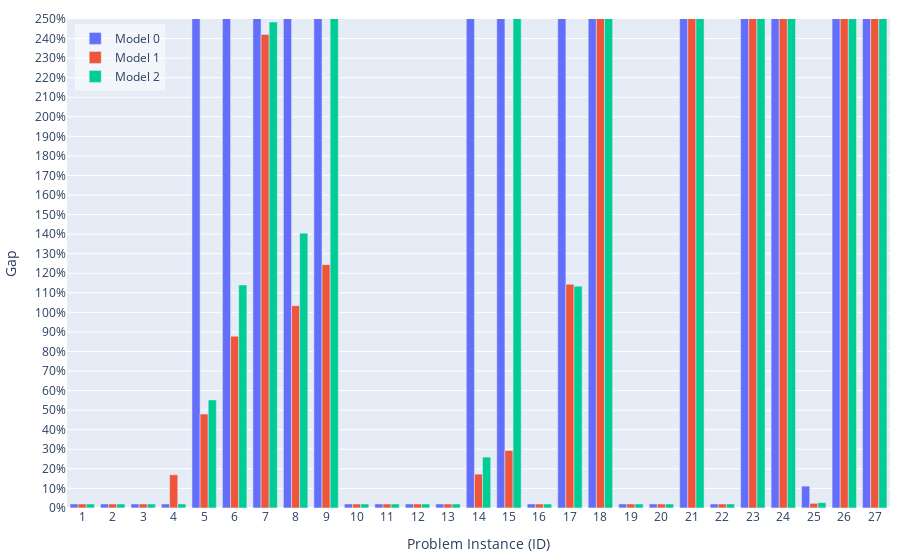

The code cell stored with this chart in its notebook:
### Code cell
import plotly.graph_objects as go

# Clean data
max_gap = 250
# gapcleaned_df0 = df0[df0['gap'] < max_gap]
# gapcleaned_df1 = df1[df1['gap'] < max_gap]
# gapcleaned_df2 = df2[df2['gap'] < max_gap]

gapcleaned_df0 = df0
gapcleaned_df1 = df1
gapcleaned_df2 = df2
# gapcleaned_df0['gap'] = gapcleaned_df0['gap'].apply(lambda x: min(x, max_gap))
# gapcleaned_df1['gap'] = gapcleaned_df1['gap'].apply(lambda x: min(x, max_gap))
# gapcleaned_df2['gap'] = gapcleaned_df2['gap'].apply(lambda x: min(x, max_gap))

# Substitute values at infinity with large value: 1e6
gapcleaned_df0['gap'] = gapcleaned_df0['gap'].replace([np.inf, -np.inf], 1e6)
gapcleaned_df1['gap'] = gapcleaned_df1['gap'].replace([np.inf, -np.inf], 1e6)
gapcleaned_df2['gap'] = gapcleaned_df2['gap'].replace([np.inf, -np.inf], 1e6)

# Define a small offset value for visibility
offset = 2  # Adjust this based on your data range

# Function to add offset to zeros but keep original text
def add_offset_to_zeros(values):
    display_values = values.copy()  # For visual height
    text_values = values.copy()     # For labels/text
    display_values[display_values <= 0.05] = offset
    return display_values, text_values

# First, create a function to format the gap values
def format_gap(x):
    if abs(x - 1e6) < 1e-6:  # Check if it's very close to 1e6 (our infinity placeholder)
        return "inf"
    else:
        return f'{x:.2f}'

# Then use this function when creating the text values

# Create bar plot with visible zeros
hovertemplate_text='Model: %{customdata[0]}<br>ID: %{x}<br>N: %{customdata[1]}<br>J: %{customdata[2]}<br>T: %{customdata[3]}<br>Gap: %{text}%<br>Nodes: %{customdata[4]}<br>Runtime: %{customdata[5]} s<extra></extra>'
fig = go.Figure(data=[
    go.Bar(
        name='Model 0', 
        x=gapcleaned_df0['ID'], 
        y=add_offset_to_zeros(gapcleaned_df0['gap'])[0],
        # text=gapcleaned_df0['gap'].apply(lambda x: f'{x:.2f}'),  # Format text to 2 decimal places
        text=gapcleaned_df0['gap'].apply(format_gap),  # Format text to 2 decimal places
        # Create a 2D array with multiple columns
        customdata=np.dstack((
            gapcleaned_df0['model'], 
            gapcleaned_df0['N'], 
            gapcleaned_df0['J'], 
            gapcleaned_df0['T'], 
            gapcleaned_df0['nodes'], 
            gapcleaned_df0['total_time'].apply(lambda x: f'{x:.2f}')
        ))[0],
        textposition='none',
        hovertemplate=hovertemplate_text
    ),
    go.Bar(
        name='Model 1', 
        x=gapcleaned_df1['ID'], 
        y=add_offset_to_zeros(gapcleaned_df1['gap'])[0],
        text=gapcleaned_df1['gap'].apply(format_gap),
        customdata=np.dstack((
            gapcleaned_df1['model'], 
            gapcleaned_df1['N'], 
            gapcleaned_df1['J'], 
            gapcleaned_df1['T'], 
            gapcleaned_df1['nodes'], 
            gapcleaned_df1['total_time'].apply(lambda x: f'{x:.2f}')
        ))[0],
        textposition='none',
        hovertemplate=hovertemplate_text
    ),
    go.Bar(
        name='Model 2', 
        x=gapcleaned_df2['ID'], 
        y=add_offset_to_zeros(gapcleaned_df2['gap'])[0],
        text=gapcleaned_df2['gap'].apply(format_gap),
        customdata=np.dstack((
            gapcleaned_df2['model'], 
            gapcleaned_df2['N'], 
            gapcleaned_df2['J'], 
            gapcleaned_df2['T'], 
            gapcleaned_df2['nodes'], 
            gapcleaned_df2['total_time'].apply(lambda x: f'{x:.2f}')
        ))[0],
        textposition='none',
        hovertemplate=hovertemplate_text
    ),
])

# Add a subtle visual indication for zero values
fig.update_layout(
    autosize=True,   # let the container size drive the plot
    margin=dict(l=10, r=10, t=10, b=10),    # width=1000,
    # height=600,
    barmode='group',
    yaxis = dict(
        range=[-0.05, max_gap],
        title = 'Gap',
        tickvals = list(range(0, max_gap + 1, 10)),
        ticktext = [str(i) + '%' for i in range(0, max_gap + 1, 10)],
    ),
    xaxis = dict(
        title = 'Problem Instance (ID)',
        tickmode = 'array',
        tickvals = list(range(0, 28)),
        ticktext = list(range(0, 28)),
    ),
    legend=dict(
        x=0.01,
        y=0.99,
        xanchor='left',
        yanchor='top',
        bgcolor='rgba(255, 255, 255, 0.5)'
    )
)

fig.show()

# # # Save as HTML
# div_schedule = plot(
#     fig, include_plotlyjs=True, config={"responsive": True}, output_type="div"
# )
# # write div snippet to file
# with open('../docs/images/results-gap.html', 'w') as f:
#     f.write(div_schedule)

### Figure 1 — Plotly figure (JSON) as saved in the notebook; plotly's stock layout.template omitted (floating-point values rounded to 4 significant figures; data arrays with more than 128 entries replaced by an {"elided": "..."} marker saying what was removed)
{"data": [{"customdata": {"elided": "27x6 mixed values"}, "hovertemplate": "Model: %{customdata[0]}<br>ID: %{x}<br>N: %{customdata[1]}<br>J: %{customdata[2]}<br>T: %{customdata[3]}<br>Gap: %{text}%<br>Nodes: %{customdata[4]}<br>Runtime: %{customdata[5]} s<extra></extra>", "name": "Model 0", "text": ["0.00", "0.00", "0.01", "0.00", "inf", "inf", "253.21", "inf", "inf", "0.00", "0.00", "0.00", "0.00", "inf", "inf", "0.00", "inf", "inf", "0.00", "0.00", "inf", "0.00", "inf", "inf", "11.14", "inf", "inf"], "textposition": "none", "type": "bar", "x": [1, 2, 3, 4, 5, 6, 7, 8, 9, 10, 11, 12, 13, 14, 15, 16, 17, 18, 19, 20, 21, 22, 23, 24, 25, 26, 27], "y": [2.0, 2.0, 2.0, 2.0, 1000000.0, 1000000.0, 253.2, 1000000.0, 1000000.0, 2.0, 2.0, 2.0, 2.0, 1000000.0, 1000000.0, 2.0, 1000000.0, 1000000.0, 2.0, 2.0, 1000000.0, 2.0, 1000000.0, 1000000.0, 11.14, 1000000.0, 1000000.0]}, {"customdata": {"elided": "27x6 mixed values"}, "hovertemplate": "Model: %{customdata[0]}<br>ID: %{x}<br>N: %{customdata[1]}<br>J: %{customdata[2]}<br>T: %{customdata[3]}<br>Gap: %{text}%<br>Nodes: %{customdata[4]}<br>Runtime: %{customdata[5]} s<extra></extra>", "name": "Model 1", "text": ["0.00", "0.00", "0.00", "16.93", "48.00", "87.81", "242.12", "103.37", "124.38", "0.00", "0.00", "0.00", "0.00", "17.26", "29.37", "0.00", "114.32", "3057.30", "0.00", "0.00", "76970.17", "0.00", "22997.23", "23526.60", "2.31", "13188.85", "12472.79"], "textposition": "none", "type": "bar", "x": [1, 2, 3, 4, 5, 6, 7, 8, 9, 10, 11, 12, 13, 14, 15, 16, 17, 18, 19, 20, 21, 22, 23, 24, 25, 26, 27], "y": [2.0, 2.0, 2.0, 16.93, 48.0, 87.81, 242.1, 103.4, 124.4, 2.0, 2.0, 2.0, 2.0, 17.26, 29.37, 2.0, 114.3, 3057.0, 2.0, 2.0, 76970.0, 2.0, 23000.0, 23530.0, 2.306, 13190.0, 12470.0]}, {"customdata": {"elided": "27x6 mixed values"}, "hovertemplate": "Model: %{customdata[0]}<br>ID: %{x}<br>N: %{customdata[1]}<br>J: %{customdata[2]}<br>T: %{customdata[3]}<br>Gap: %{text}%<br>Nodes: %{customdata[4]}<br>Runtime: %{customdata[5]} s<extra></extra>", "name": "Model 2", "text": ["0.00", "0.00", "0.00", "0.00", "55.18", "114.02", "248.45", "140.45", "929.74", "0.00", "0.00", "0.00", "0.00", "25.98", "352.86", "0.00", "113.40", "3057.30", "0.00", "0.00", "76970.17", "0.00", "22997.23", "23526.60", "2.67", "13188.85", "12472.79"], "textposition": "none", "type": "bar", "x": [1, 2, 3, 4, 5, 6, 7, 8, 9, 10, 11, 12, 13, 14, 15, 16, 17, 18, 19, 20, 21, 22, 23, 24, 25, 26, 27], "y": [2.0, 2.0, 2.0, 2.0, 55.18, 114.0, 248.5, 140.5, 929.7, 2.0, 2.0, 2.0, 2.0, 25.98, 352.9, 2.0, 113.4, 3057.0, 2.0, 2.0, 76970.0, 2.0, 23000.0, 23530.0, 2.665, 13190.0, 12470.0]}], "layout": {"autosize": true, "barmode": "group", "legend": {"bgcolor": "rgba(255, 255, 255, 0.5)", "x": 0.01, "xanchor": "left", "y": 0.99, "yanchor": "top"}, "margin": {"b": 10, "l": 10, "r": 10, "t": 10}, "xaxis": {"tickmode": "array", "ticktext": [0, 1, 2, 3, 4, 5, 6, 7, 8, 9, 10, 11, 12, 13, 14, 15, 16, 17, 18, 19, 20, 21, 22, 23, 24, 25, 26, 27], "tickvals": [0, 1, 2, 3, 4, 5, 6, 7, 8, 9, 10, 11, 12, 13, 14, 15, 16, 17, 18, 19, 20, 21, 22, 23, 24, 25, 26, 27], "title": {"text": "Problem Instance (ID)"}}, "yaxis": {"range": [-0.05, 250], "ticktext": ["0%", "10%", "20%", "30%", "40%", "50%", "60%", "70%", "80%", "90%", "100%", "110%", "120%", "130%", "140%", "150%", "160%", "170%", "180%", "190%", "200%", "210%", "220%", "230%", "240%", "250%"], "tickvals": [0, 10, 20, 30, 40, 50, 60, 70, 80, 90, 100, 110, 120, 130, 140, 150, 160, 170, 180, 190, 200, 210, 220, 230, 240, 250], "title": {"text": "Gap"}}}}
